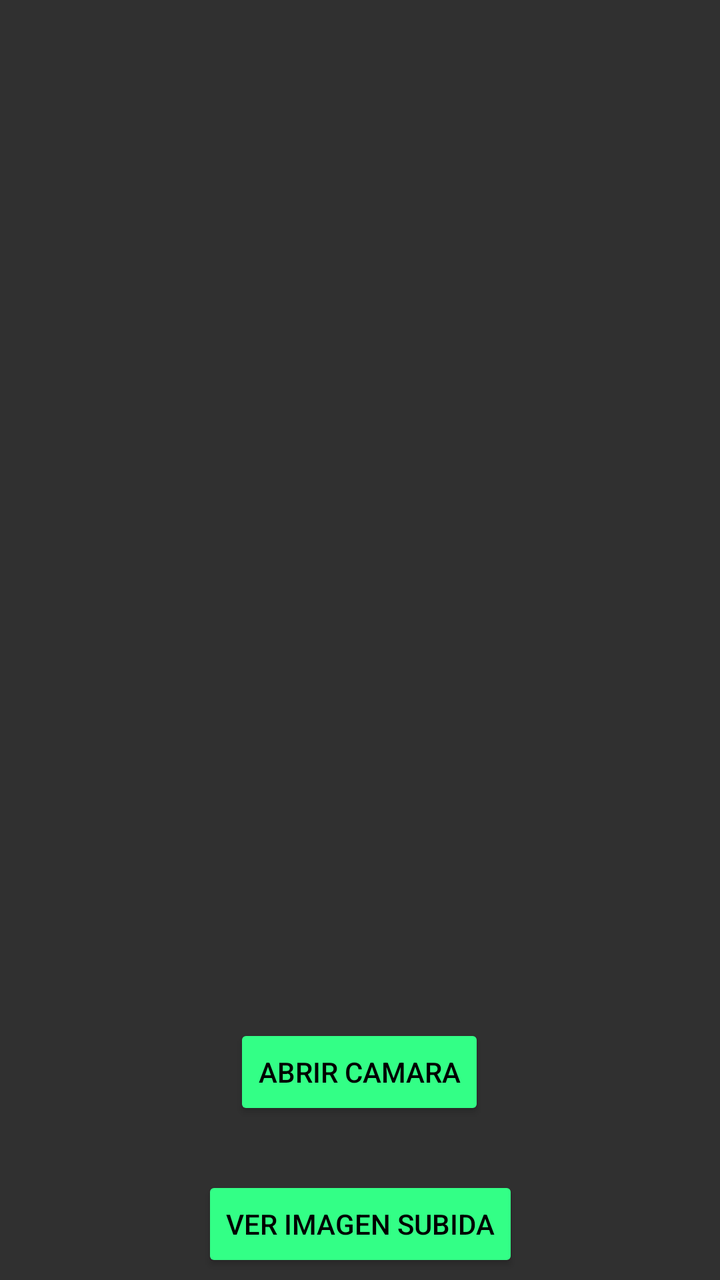
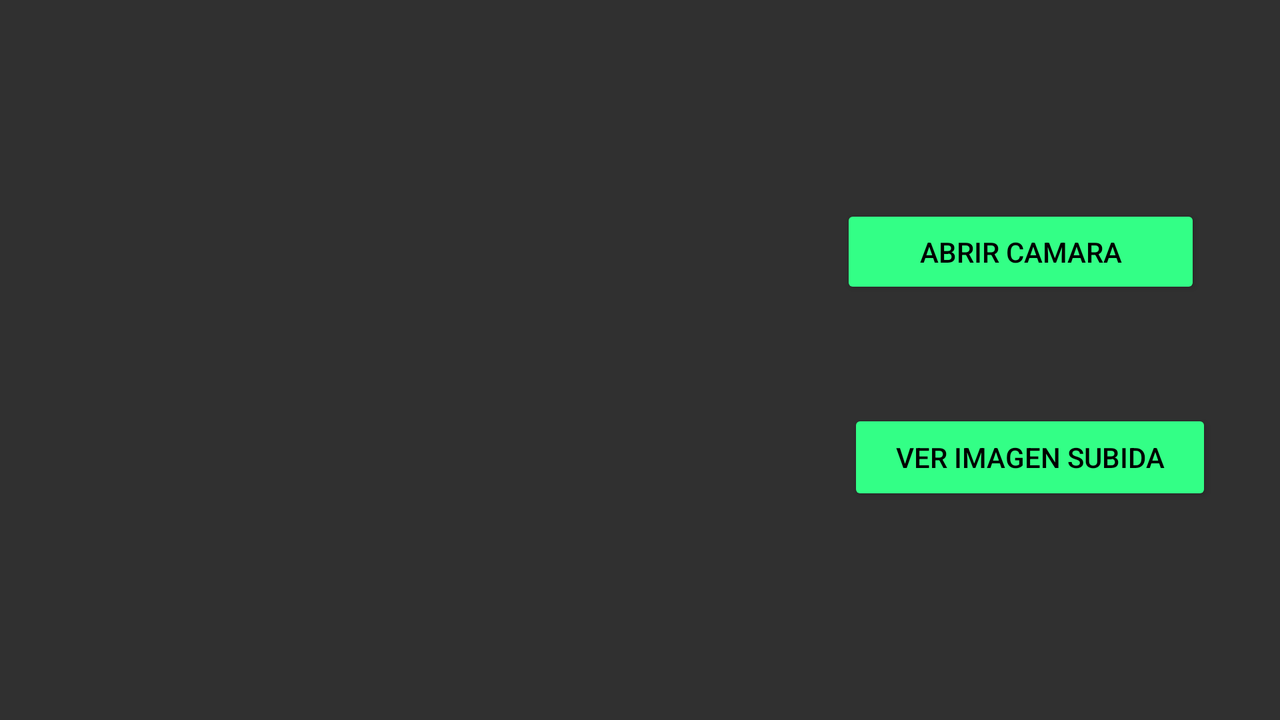

An Android layout and its configuration variant, each rendered on a device that would load it. The default file and the variant file are quoted in full after the pictures.
<!-- AndroidManifest.xml: application theme TemaLuckyShot -->
<!-- res/layout/activity_camara.xml -->
<?xml version="1.0" encoding="utf-8"?>

<androidx.constraintlayout.widget.ConstraintLayout xmlns:android="http://schemas.android.com/apk/res/android"
    xmlns:app="http://schemas.android.com/apk/res-auto"
    xmlns:tools="http://schemas.android.com/tools"
    android:layout_width="match_parent"
    android:layout_height="match_parent"
    android:background="@drawable/background"
    tools:context=".CamaraActivity">

    <Button
        android:id="@+id/btnCamara"
        android:layout_width="wrap_content"
        android:layout_height="wrap_content"
        android:layout_marginTop="11dp"
        android:layout_marginBottom="14dp"
        android:backgroundTint="#33FF86"
        android:onClick="activarCamara"
        android:text="@string/btnCamara"
        android:textColor="@color/black"
        app:layout_constraintBottom_toTopOf="@+id/btnEnviarImg"
        app:layout_constraintEnd_toEndOf="parent"
        app:layout_constraintHorizontal_bias="0.498"
        app:layout_constraintStart_toStartOf="parent"
        app:layout_constraintTop_toBottomOf="@+id/imagenCamara" />

    <ImageView
        android:id="@+id/imagenCamara"
        android:layout_width="301dp"
        android:layout_height="393dp"
        android:layout_marginTop="131dp"
        android:layout_marginBottom="137dp"
        app:layout_constraintBottom_toBottomOf="parent"
        app:layout_constraintEnd_toEndOf="parent"
        app:layout_constraintStart_toStartOf="parent"
        app:layout_constraintTop_toTopOf="parent"
        app:layout_constraintVertical_bias="0.542" />

    <Button
        android:id="@+id/btnEnviarImg"
        android:layout_width="wrap_content"
        android:layout_height="wrap_content"
        android:layout_marginTop="14dp"
        android:layout_marginBottom="16dp"
        android:backgroundTint="#33FF86"
        android:onClick="VerImagenSubida"
        android:text="@string/btnEnviarImg"
        android:textColor="@color/black"
        app:layout_constraintBottom_toBottomOf="parent"
        app:layout_constraintEnd_toEndOf="parent"
        app:layout_constraintStart_toStartOf="parent"
        app:layout_constraintTop_toBottomOf="@+id/btnCamara" />
</androidx.constraintlayout.widget.ConstraintLayout>
<!-- resources referenced by this layout -->
<resources>
  <string name="btnCamara">Abrir Camara</string>
  <string name="btnEnviarImg">Ver Imagen Subida</string>
  <style name="TemaLuckyShot" parent="Theme.AppCompat">
          <item name="colorPrimary">#b179f0</item>
          <item name="colorAccent">@color/white</item>
          <item name="android:fontFamily">sans-serif-medium</item>
      </style>
</resources>
<!-- res/layout-land/activity_camara.xml (the repository's variant of the layout above) -->
<!-- drawn on the phone turned sideways -->
<?xml version="1.0" encoding="utf-8"?>

<androidx.constraintlayout.widget.ConstraintLayout xmlns:android="http://schemas.android.com/apk/res/android"
    xmlns:app="http://schemas.android.com/apk/res-auto"
    xmlns:tools="http://schemas.android.com/tools"
    android:layout_width="match_parent"
    android:background="@drawable/background"
    android:layout_height="match_parent">

    <ImageView
        android:id="@+id/imagenCamara"
        android:layout_width="380dp"
        android:layout_height="333dp"
        app:layout_constraintBottom_toBottomOf="parent"
        app:layout_constraintEnd_toEndOf="parent"
        app:layout_constraintHorizontal_bias="0.052"
        app:layout_constraintStart_toStartOf="parent"
        app:layout_constraintTop_toTopOf="parent" />

    <Button
        android:id="@+id/btnCamara"
        android:layout_width="180dp"
        android:layout_height="47dp"
        android:layout_marginStart="100dp"
        android:layout_marginTop="97dp"
        android:layout_marginEnd="113dp"
        android:layout_marginBottom="30dp"
        android:backgroundTint="#33FF86"
        android:onClick="utilizarCamara"
        android:text="@string/btnCamara"
        android:textColor="@color/black"
        app:layout_constraintBottom_toTopOf="@+id/btnEnviarImg"
        app:layout_constraintEnd_toEndOf="parent"
        app:layout_constraintStart_toEndOf="@+id/imagenCamara"
        app:layout_constraintTop_toTopOf="parent" />

    <Button
        android:id="@+id/btnEnviarImg"
        android:layout_width="182dp"
        android:layout_height="48dp"
        android:layout_marginStart="100dp"
        android:layout_marginTop="20dp"
        android:layout_marginEnd="115dp"
        android:layout_marginBottom="102dp"
        android:backgroundTint="#33FF86"
        android:onClick="enviarImagen"
        android:text="@string/btnEnviarImg"
        android:textColor="@color/black"
        app:layout_constraintBottom_toBottomOf="parent"
        app:layout_constraintEnd_toEndOf="parent"
        app:layout_constraintHorizontal_bias="0.464"
        app:layout_constraintStart_toEndOf="@+id/imagenCamara"
        app:layout_constraintTop_toBottomOf="@+id/btnCamara"
        app:layout_constraintVertical_bias="0.0" />
</androidx.constraintlayout.widget.ConstraintLayout>
